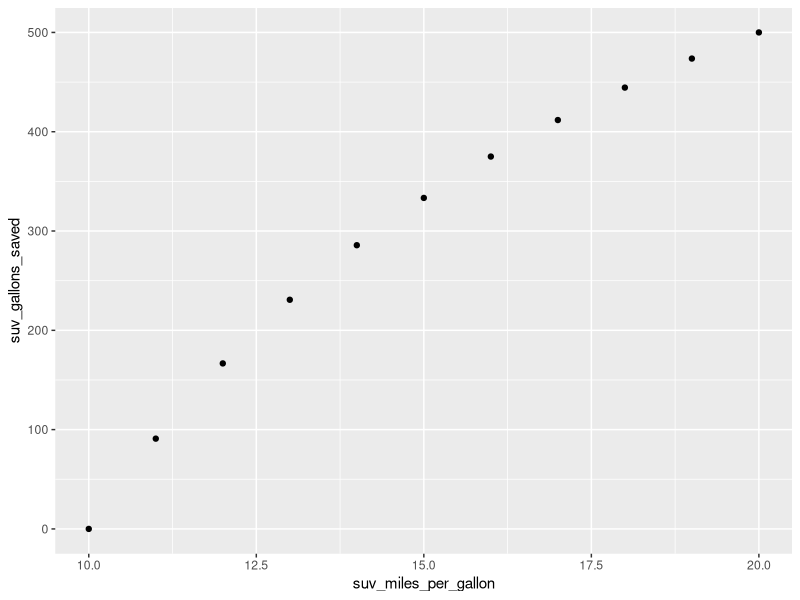
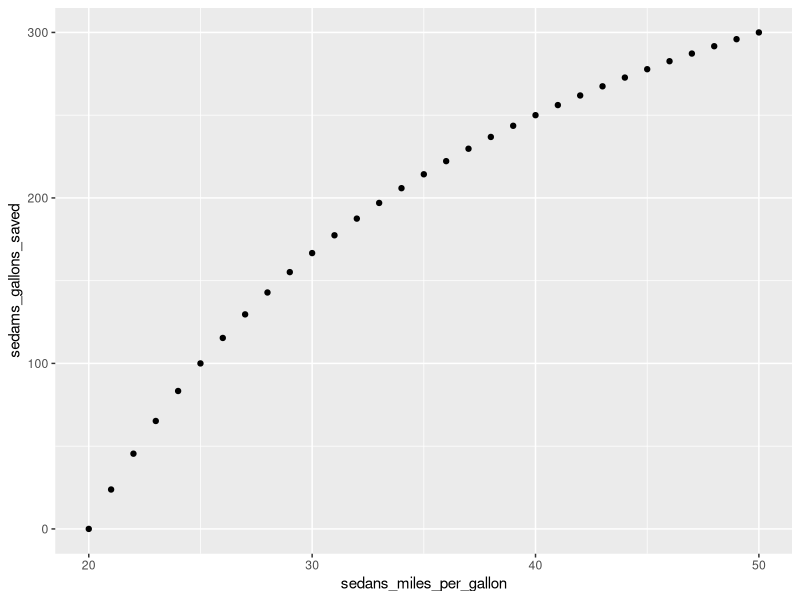

Reproduce these figures in R, in order.
library("ggplot2")

suv_miles_per_gallon <- 10:20
suv_gallons_used <- 10000 / suv_miles_per_gallon

suv_gallons_saved <- 1000 - suv_gallons_used

qplot(suv_miles_per_gallon, suv_gallons_saved)


sedans_miles_per_gallon <- 20:50
sedans_gallons_used <- 10000 / sedans_miles_per_gallon

sedams_gallons_saved <- 500 - sedans_gallons_used

qplot(sedans_miles_per_gallon, sedams_gallons_saved)
